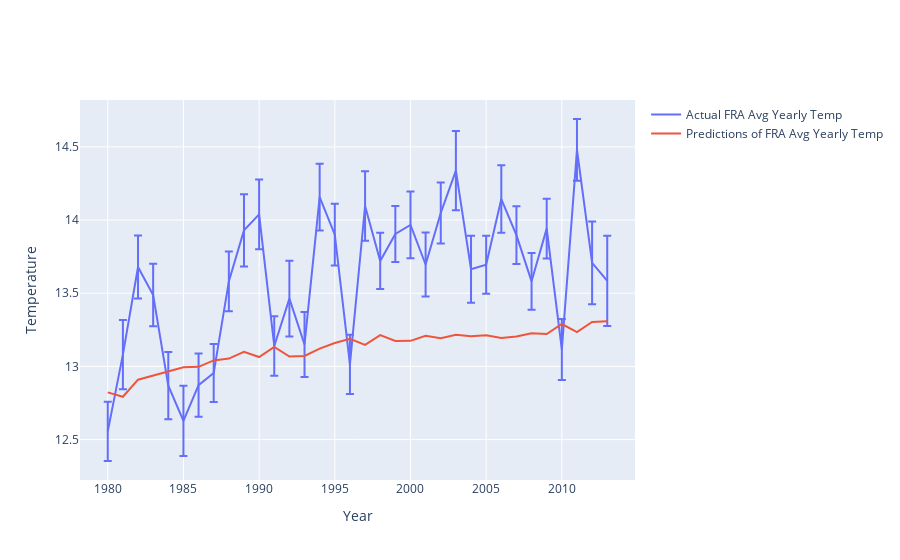
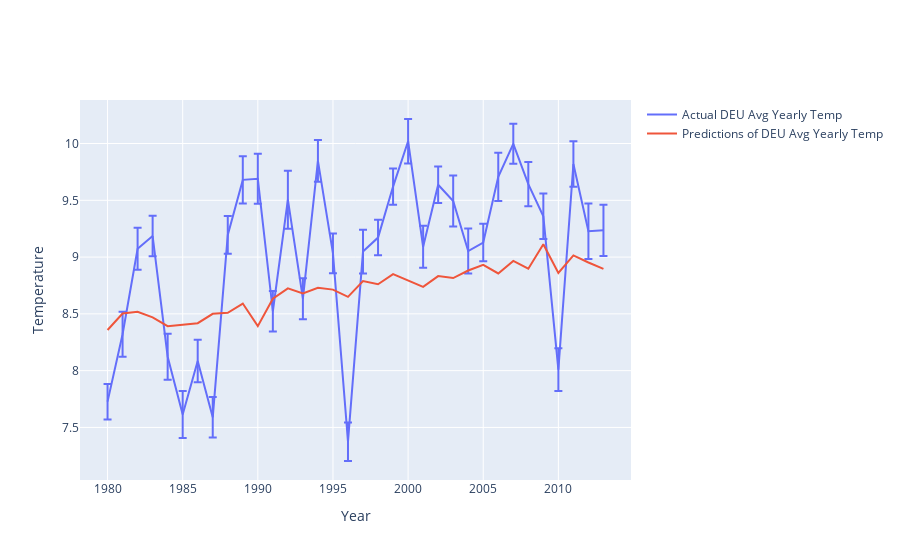
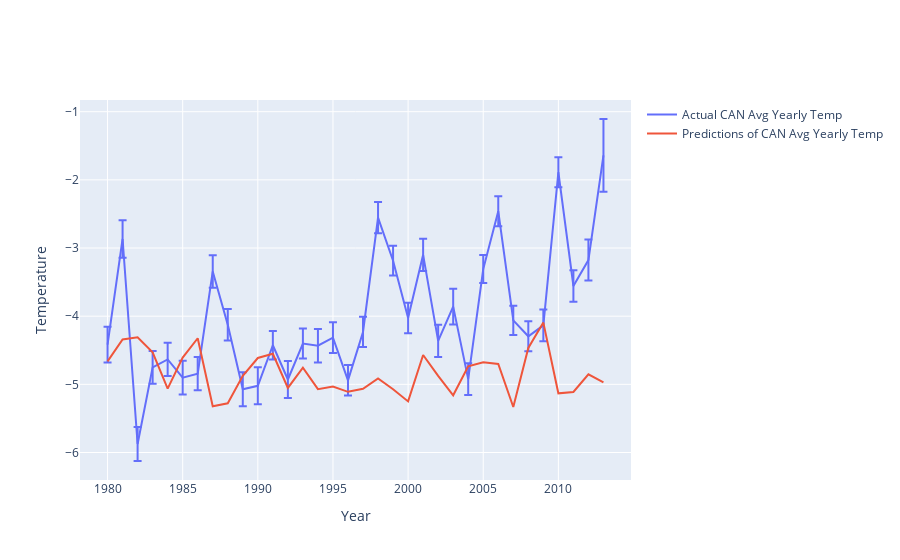
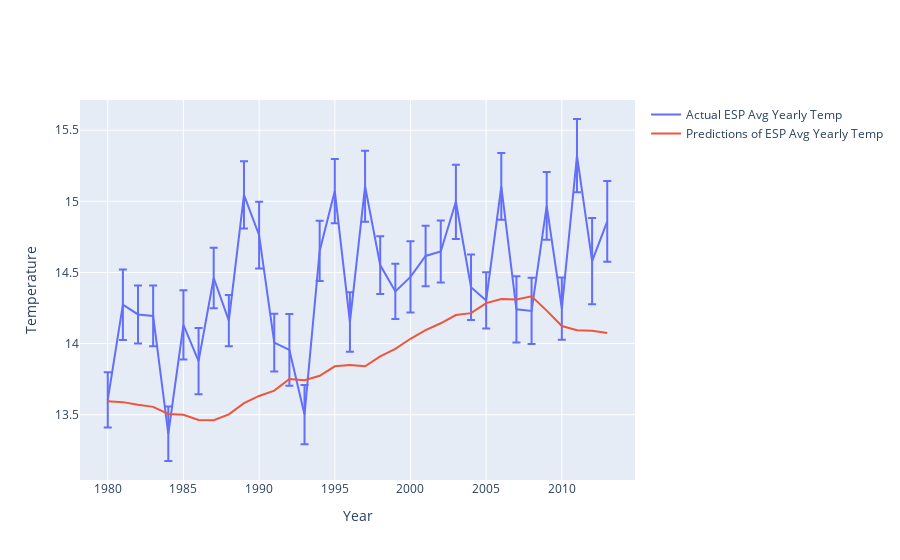

These figures' notebook cell, in order:
### Code cell
layout = dict(xaxis=dict(title='Year'),
              yaxis=dict(title='Temperature'))

for k, v in results.items():
    _, test, _ = get_test_train_valid(k)
    print("P, Q, D", v[0])
    test['Predictions'] = v[-1]
    fig = plot(test, k, layout)
    fig.show()
